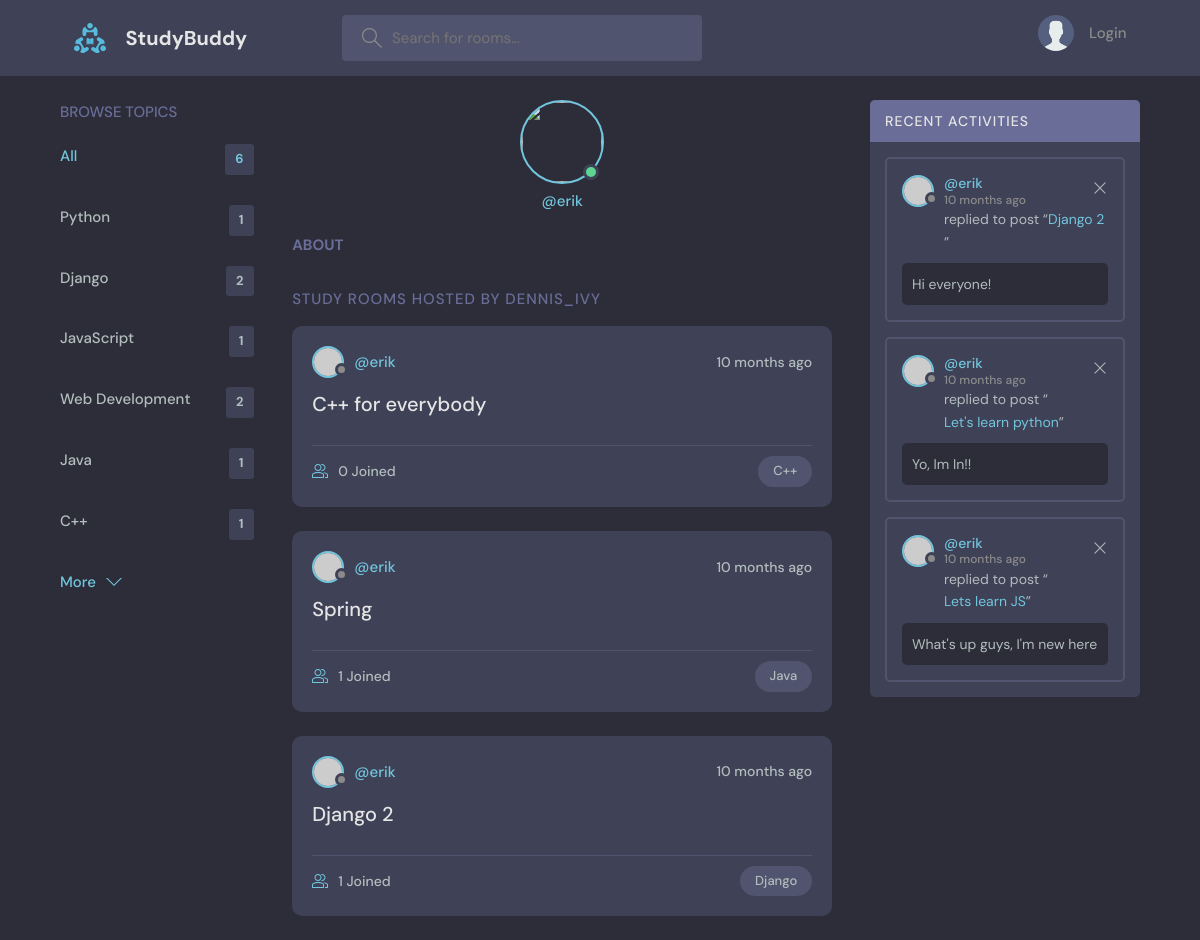
The page /profile/3 on the database its author committed.
### base_app/models.py (models this page shows, shortened)
class Topic(models.Model):
    name = models.CharField(max_length=200)

class Room(models.Model):       #OEM: id gets created automatically
    host = models.ForeignKey(User, on_delete=models.SET_NULL, null=True)
    topic = models.ForeignKey(Topic, on_delete=models.SET_NULL, null=True)
    name = models.CharField(max_length=200)
    description = models.TextField(null=True, blank=True)
    participants = models.ManyToManyField(User, related_name='participants', blank=True)    #OEM: See what is the role of related_name
    updated = models.DateTimeField(auto_now=True)
    created = models.DateTimeField(auto_now_add=True)   #field change only the first time##
    class Meta:
        ordering = ['-updated', '-created']     #This specifies the order in which the rows will appear (if we remove '-' it will be from the oldest to the newest)
    def __str__(self) -> str:
        return self.name

class Message(models.Model):
    user = models.ForeignKey(User, on_delete=models.CASCADE)
    room = models.ForeignKey(Room, on_delete=models.CASCADE)
    body = models.TextField()
    updated = models.DateTimeField(auto_now=True)
    created = models.DateTimeField(auto_now_add=True)   #field change only the first time
    class Meta:
        ordering = ['-updated', '-created']
    def __str__(self) -> str:
        return self.body[0:50]

### base_app/views.py (the view)
# urls.py: path('profile/<int:pk>', views.profilePage, name="user-profile"),
def profilePage(request, pk):
    user = User.objects.get(id=pk)
    rooms = user.room_set.all()
    room_messages = user.message_set.all()
    topics = Topic.objects.all()
    context = {'user': user, 'rooms': rooms, 'topics': topics, 'room_messages': room_messages}
    return render(request, 'base_app/profile.html', context)

### base_app/templates/base_app/profile.html (shortened to what this page needs)
{% extends 'main.html' %}
{% block content %}
<main class="profile-page layout layout--3">
  <div class="container">
    {% include 'base_app/topics_component.html' %}
    <div class="roomList">
      <div class="profile">
        <div class="profile__avatar">
          <div class="avatar avatar--large active">
            <img src="{{user.avatar.url}}" />
          </div>
        </div>
        <div class="profile__info">
          <p>@{{user.username}}</p>
        </div>
        <div class="profile__about">
          <h3>About</h3>
        </div>
      </div>
      <div class="roomList__header">
        <div>
          <h2>Study Rooms Hosted by dennis_ivy</a>
          </h2>
        </div>
      </div>
      {% include 'base_app/feed_component.html' %}
    </div>
    {% include 'base_app/activity_component.html' %}
  </div>
</main>
{% endblock content %}

### base_app/templates/base_app/topics_component.html
<div class="topics">
    <div class="topics__header">
    <h2>Browse Topics</h2>
    </div>
    <ul class="topics__list">
    <li>
        <a href="{% url 'home' %}" class="active">All <span>{{topics.count}}</span></a>
    </li>
    <li>
        {% for topic in topics %}
        <a href="{% url 'home' %}?q={{topic.name}}">{{ topic.name }}<span>{{topic.room_set.all.count}}</span></a>
        {% endfor %}
    </li>
    </ul>
    <a class="btn btn--link" href="{% url 'topics' %}">
    More
    <svg version="1.1" xmlns="http://www.w3.org/2000/svg" width="32" height="32" viewBox="0 0 32 32">
        <title>chevron-down</title>
        <path d="M16 21l-13-13h-3l16 16 16-16h-3l-13 13z"></path>
    </svg>
    </a>
</div>

### base_app/templates/base_app/feed_component.html (shortened to what this page needs)
{% for room in rooms %}
    <div class="roomListRoom">
    <div class="roomListRoom__header">
        <a href="{% url 'user-profile' room.host.id %}" class="roomListRoom__author">
            <div class="avatar avatar--small">
            <img src="https://randomuser.me/api/portraits/women/11.jpg" />
            </div>
            <span>@{{room.host.username}}</span>
        </a>
        <div class="roomListRoom__actions">
            <span>{{room.updated|timesince}} ago</span>
        </div>
    </div>
    <div class="roomListRoom__content">
        <a href="{% url 'room_name' room.id %}">{{room.name}}</a>
    </div>
    <div class="roomListRoom__meta">
    <a href="{% url 'room_name' room.id %}" class="roomListRoom__joined">
        {{room.participants.all.count}} Joined
    </a>
    <p class="roomListRoom__topic">{{room.topic.name}}</p>
    </div>
</div>
{% endfor %}

### base_app/templates/base_app/activity_component.html
<div class="activities">
    <div class="activities__header">
        <h2>Recent Activities</h2>
    </div>
    {% for msg in room_messages %}
    <div class="activities__box">
        <div class="activities__boxHeader roomListRoom__header">
        <a href="{% url 'user-profile' msg.user.id %}" class="roomListRoom__author">
            <div class="avatar avatar--small">
            <img src="https://randomuser.me/api/portraits/women/11.jpg" />
            </div>
            <p>
            @{{msg.user}}
            <span>{{msg.created|timesince}} ago</span>
            </p>
        </a>
        <div class="roomListRoom__actions">
            <a href="{% url 'delete-message' msg.id %}">
            <svg version="1.1" xmlns="http://www.w3.org/2000/svg" width="32" height="32" viewBox="0 0 32 32">
                <title>remove</title>
                <path
                d="M27.314 6.019l-1.333-1.333-9.98 9.981-9.981-9.981-1.333 1.333 9.981 9.981-9.981 9.98 1.333 1.333 9.981-9.98 9.98 9.98 1.333-1.333-9.98-9.98 9.98-9.981z"
                ></path>
            </svg>
            </a>
        </div>
        </div>
        <div class="activities__boxContent">
        <p>replied to post “<a href="{% url 'room_name' msg.room.id %}">{{ msg.room }}</a>”</p>
        <div class="activities__boxRoomContent">
            {{msg}}
        </div>
        </div>
    </div>
    {% endfor %}
</div>

### rows shown on the page
Topic: name "Python", room_set.all.count "1"
Topic: name "Django", room_set.all.count "2"
Topic: name "JavaScript", room_set.all.count "1"
Topic: name "Web Development", room_set.all.count "2"
Topic: name "Java", room_set.all.count "1"
Topic: name "C++", room_set.all.count "1"
Room: host.username "erik", updated "10 months", name "C++ for everybody", participants.all.count "0", topic.name "C++"
Room: host.username "erik", updated "10 months", name "Spring", participants.all.count "1", topic.name "Java"
Room: host.username "erik", updated "10 months", name "Django 2", participants.all.count "1", topic.name "Django"
Message: user "erik", created "10 months", room "Django 2", body "Hi everyone!"
Message: user "erik", created "10 months", room "Let's learn python", body "Yo, Im In!!"
Message: user "erik", created "10 months", room "Lets learn JS", body "What's up guys, I'm new here"

### other values the page prints
{{ topics.count }} "6"
{{ user.username }} "erik"
